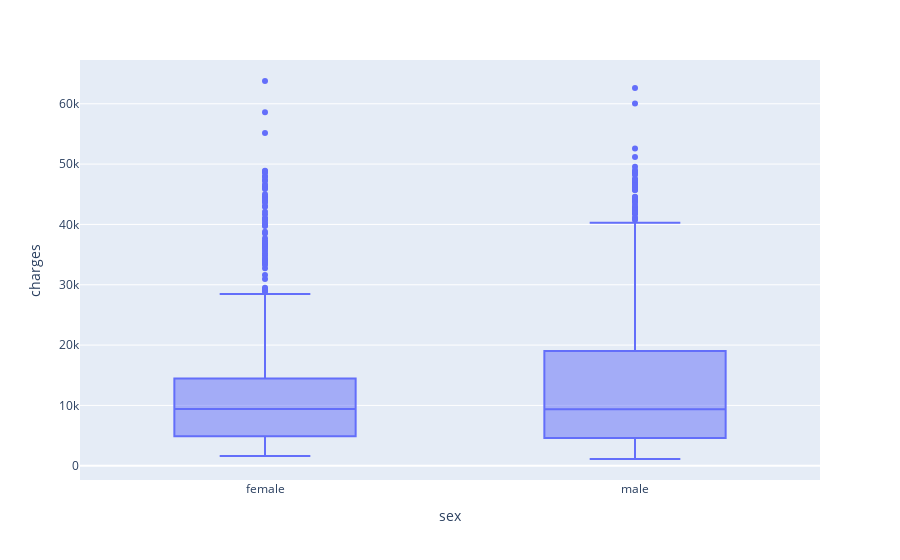

Write notebook code for a chart like this one.
### Code cell
# Boxplot charges según sexo
fig = px.box(df_raw, x="sex", y="charges")
fig.show()

### Figure 1 — Plotly figure (JSON) as saved in the notebook; plotly's stock layout.template omitted (floating-point values rounded to 4 significant figures; data arrays with more than 128 entries replaced by an {"elided": "..."} marker saying what was removed)
{"data": [{"alignmentgroup": "True", "hovertemplate": "sex=%{x}<br>charges=%{y}<extra></extra>", "legendgroup": "", "marker": {"color": "#636efa"}, "name": "", "notched": false, "offsetgroup": "", "orientation": "v", "showlegend": false, "type": "box", "x": {"elided": "1338 str values"}, "x0": " ", "xaxis": "x", "y": {"elided": "1338 float values"}, "y0": " ", "yaxis": "y"}], "layout": {"boxmode": "group", "legend": {"tracegroupgap": 0}, "margin": {"t": 60}, "xaxis": {"anchor": "y", "domain": [0, 1], "title": {"text": "sex"}}, "yaxis": {"anchor": "x", "domain": [0, 1], "title": {"text": "charges"}}}}
